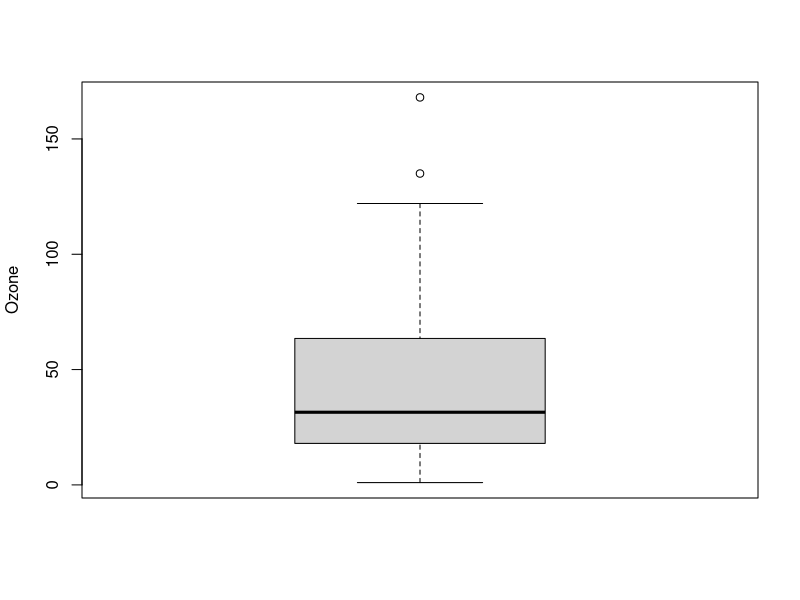
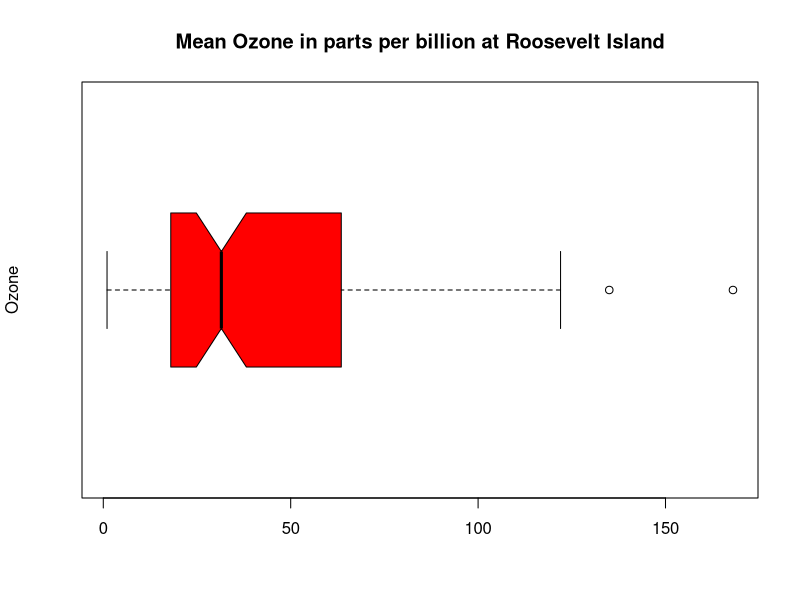
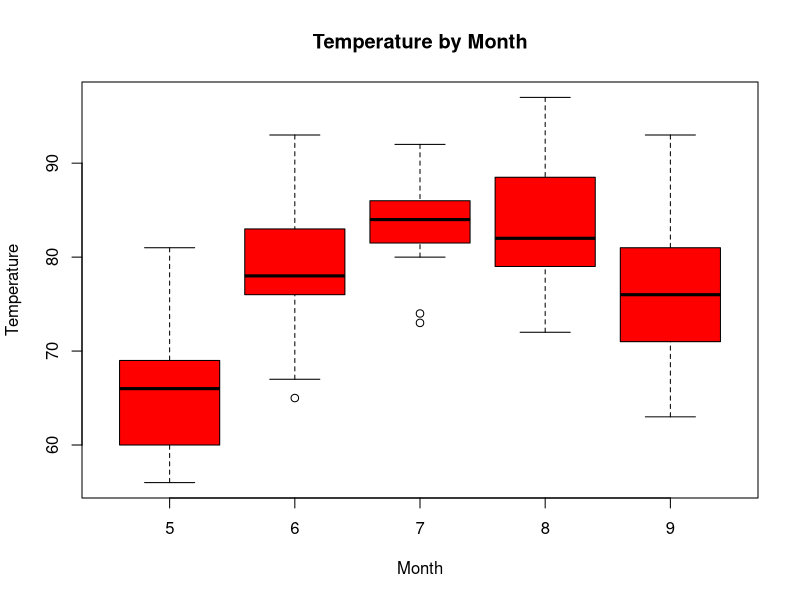
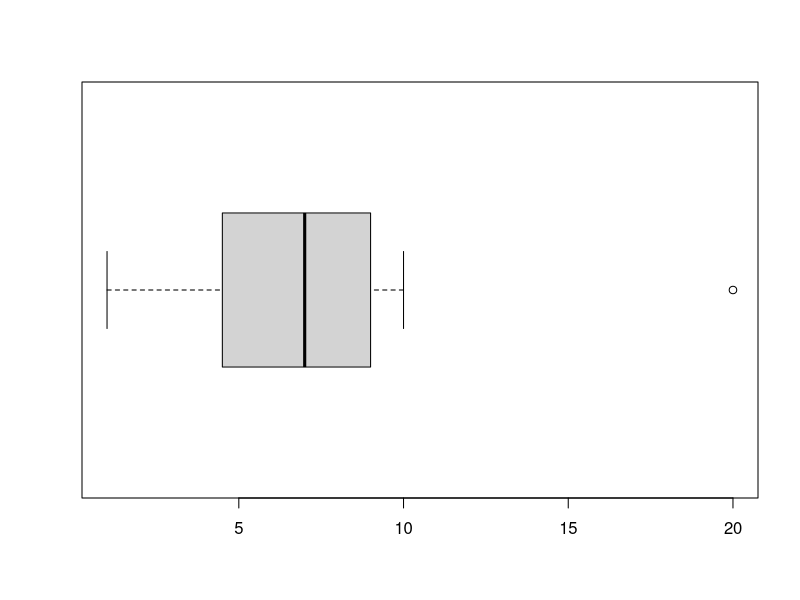

Source code (R) for these figures, in order:
aq <- (airquality)

View(aq)

head(aq)
tail(aq)

summary(aq)

# Box plot to visualize the distribution of the data of Ozone
boxplot(aq$Ozone, ylab = "Ozone")

# Customizing Box Plot
boxplot(x=aq$Ozone, ylab = "Ozone", main = "Mean Ozone in parts per billion at Roosevelt Island",
        col = "red", border = "black", horizontal = TRUE, notch = TRUE,
        names = "Ozone")

# Create a boxplot to display the temperature for each month
boxplot(Temp~Month, data = aq, ylab = "Temperature", main = "Temperature by Month", col="red", border = "black")

# Question 01
a <- c(1,7,5,10,20,8,4)
summary(a)
boxplot(a, horizontal = TRUE)